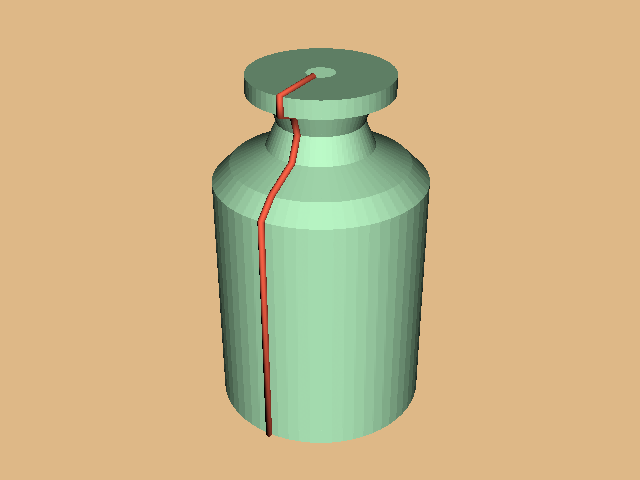

Write Python code to recreate this figure.
#!/usr/bin/env python

# Create a bottle by rotationally extruding a hand-built profile polyline.

# Factory overrides: importing these modules registers the OpenGL rendering
# and interaction style implementations for vtkRenderingCore factory classes.
import vtkmodules.vtkInteractionStyle  # noqa: F401
import vtkmodules.vtkRenderingOpenGL2  # noqa: F401
# VTK pipeline classes used in this example
from vtkmodules.vtkCommonCore import vtkPoints
from vtkmodules.vtkCommonDataModel import (
    vtkCellArray,
    vtkPolyData,
)
from vtkmodules.vtkFiltersCore import (
    vtkStripper,
    vtkTubeFilter,
)
from vtkmodules.vtkFiltersModeling import vtkRotationalExtrusionFilter
from vtkmodules.vtkRenderingCore import (
    vtkActor,
    vtkPolyDataMapper,
    vtkRenderWindow,
    vtkRenderWindowInteractor,
    vtkRenderer,
)

# Colors (normalized RGB)
burlywood_background_rgb = (0.871, 0.722, 0.529)
mint_rgb = (0.741, 0.988, 0.788)
tomato_rgb = (1.000, 0.388, 0.278)

# Source: define the bottle profile as a polyline
points = vtkPoints()
points.InsertPoint(0, 0.01, 0.0, 0.0)
points.InsertPoint(1, 1.5, 0.0, 0.0)
points.InsertPoint(2, 1.5, 0.0, 3.5)
points.InsertPoint(3, 1.25, 0.0, 3.75)
points.InsertPoint(4, 0.75, 0.0, 4.00)
points.InsertPoint(5, 0.6, 0.0, 4.35)
points.InsertPoint(6, 0.7, 0.0, 4.65)
points.InsertPoint(7, 1.0, 0.0, 4.75)
points.InsertPoint(8, 1.0, 0.0, 5.0)
points.InsertPoint(9, 0.2, 0.0, 5.0)

lines = vtkCellArray()
lines.InsertNextCell(10)
lines.InsertCellPoint(0)
lines.InsertCellPoint(1)
lines.InsertCellPoint(2)
lines.InsertCellPoint(3)
lines.InsertCellPoint(4)
lines.InsertCellPoint(5)
lines.InsertCellPoint(6)
lines.InsertCellPoint(7)
lines.InsertCellPoint(8)
lines.InsertCellPoint(9)

profile = vtkPolyData()
profile.SetPoints(points)
profile.SetLines(lines)

# Filter: rotationally extrude the profile to form the bottle surface
extrude = vtkRotationalExtrusionFilter()
extrude.SetInputData(profile)
extrude.SetResolution(60)

# Filter: strip and tube the original profile for display
stripper = vtkStripper()
stripper.SetInputData(profile)

tubes = vtkTubeFilter()
tubes.SetInputConnection(stripper.GetOutputPort())
tubes.SetNumberOfSides(11)
tubes.SetRadius(0.05)

# Mapper: the extruded bottle surface
bottle_mapper = vtkPolyDataMapper()
bottle_mapper.SetInputConnection(extrude.GetOutputPort())

bottle_actor = vtkActor()
bottle_actor.SetMapper(bottle_mapper)
bottle_actor.GetProperty().SetColor(mint_rgb)

# Mapper: the profile tube
profile_mapper = vtkPolyDataMapper()
profile_mapper.SetInputConnection(tubes.GetOutputPort())

profile_actor = vtkActor()
profile_actor.SetMapper(profile_mapper)
profile_actor.GetProperty().SetColor(tomato_rgb)

# Renderer: assemble the scene and configure the camera
renderer = vtkRenderer()
renderer.AddActor(bottle_actor)
renderer.AddActor(profile_actor)
renderer.SetBackground(burlywood_background_rgb)

# Window: display the rendered scene
render_window = vtkRenderWindow()
render_window.AddRenderer(renderer)
render_window.SetWindowName("bottle")
render_window.SetMultiSamples(0)
render_window.SetSize(640, 480)

# Interactor: handle mouse and keyboard events
render_window_interactor = vtkRenderWindowInteractor()
render_window_interactor.SetRenderWindow(render_window)

# Scene: configure the camera
renderer.GetActiveCamera().SetPosition(1, 0, 0)
renderer.GetActiveCamera().SetFocalPoint(0, 0, 0)
renderer.GetActiveCamera().SetViewUp(0, 0, 1)
renderer.ResetCamera()
renderer.GetActiveCamera().Azimuth(30)
renderer.GetActiveCamera().Elevation(30)

render_window_interactor.Initialize()
render_window_interactor.Start()
